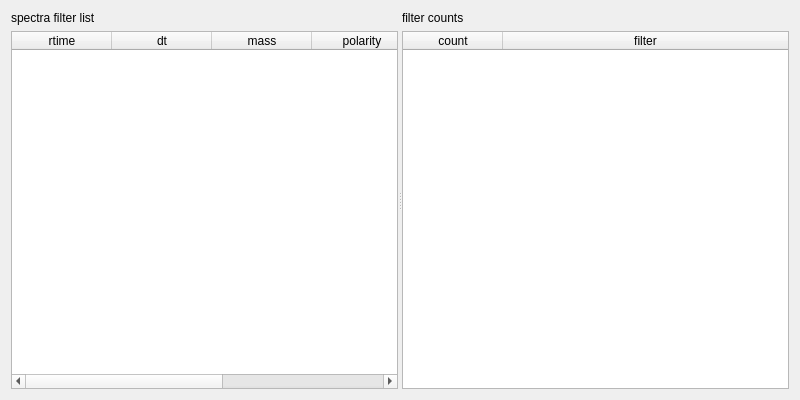
<?xml version="1.0" encoding="UTF-8"?>
<ui version="4.0">
 <class>Dialog</class>
 <widget class="QDialog" name="Dialog">
  <property name="geometry">
   <rect>
    <x>0</x>
    <y>0</y>
    <width>800</width>
    <height>400</height>
   </rect>
  </property>
  <property name="windowTitle">
   <string>Dialog</string>
  </property>
  <layout class="QVBoxLayout" name="verticalLayout_3">
   <item>
    <widget class="QSplitter" name="splitter">
     <property name="orientation">
      <enum>Qt::Horizontal</enum>
     </property>
     <widget class="QWidget" name="">
      <layout class="QVBoxLayout" name="verticalLayout">
       <item>
        <widget class="QLabel" name="label">
         <property name="text">
          <string>spectra filter list</string>
         </property>
        </widget>
       </item>
       <item>
        <widget class="QTableWidget" name="spectraListTableWidget">
         <property name="editTriggers">
          <set>QAbstractItemView::NoEditTriggers</set>
         </property>
         <property name="horizontalScrollMode">
          <enum>QAbstractItemView::ScrollPerPixel</enum>
         </property>
         <attribute name="horizontalHeaderStretchLastSection">
          <bool>true</bool>
         </attribute>
         <column>
          <property name="text">
           <string>rtime</string>
          </property>
         </column>
         <column>
          <property name="text">
           <string>dt</string>
          </property>
         </column>
         <column>
          <property name="text">
           <string>mass</string>
          </property>
         </column>
         <column>
          <property name="text">
           <string>polarity</string>
          </property>
         </column>
         <column>
          <property name="text">
           <string>CiD</string>
          </property>
         </column>
         <column>
          <property name="text">
           <string>scan</string>
          </property>
         </column>
         <column>
          <property name="text">
           <string>string</string>
          </property>
         </column>
        </widget>
       </item>
      </layout>
     </widget>
     <widget class="QWidget" name="">
      <layout class="QVBoxLayout" name="verticalLayout_2">
       <item>
        <widget class="QLabel" name="label_2">
         <property name="text">
          <string>filter counts</string>
         </property>
        </widget>
       </item>
       <item>
        <widget class="QTableWidget" name="filterCountsTableWidget">
         <property name="sizePolicy">
          <sizepolicy hsizetype="Expanding" vsizetype="Expanding">
           <horstretch>0</horstretch>
           <verstretch>0</verstretch>
          </sizepolicy>
         </property>
         <property name="editTriggers">
          <set>QAbstractItemView::NoEditTriggers</set>
         </property>
         <property name="horizontalScrollMode">
          <enum>QAbstractItemView::ScrollPerPixel</enum>
         </property>
         <attribute name="horizontalHeaderStretchLastSection">
          <bool>true</bool>
         </attribute>
         <column>
          <property name="text">
           <string>count</string>
          </property>
         </column>
         <column>
          <property name="text">
           <string>filter</string>
          </property>
         </column>
        </widget>
       </item>
      </layout>
     </widget>
    </widget>
   </item>
  </layout>
 </widget>
 <resources/>
 <connections/>
</ui>
